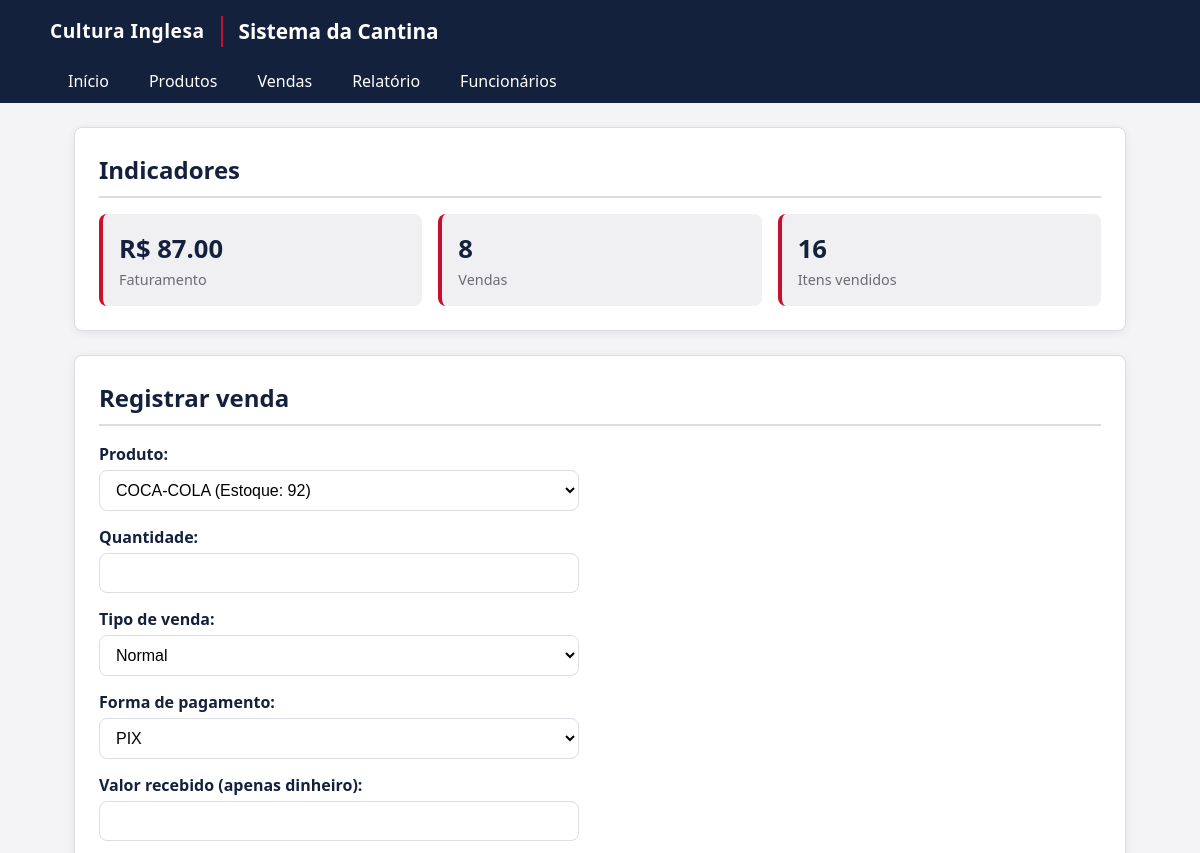
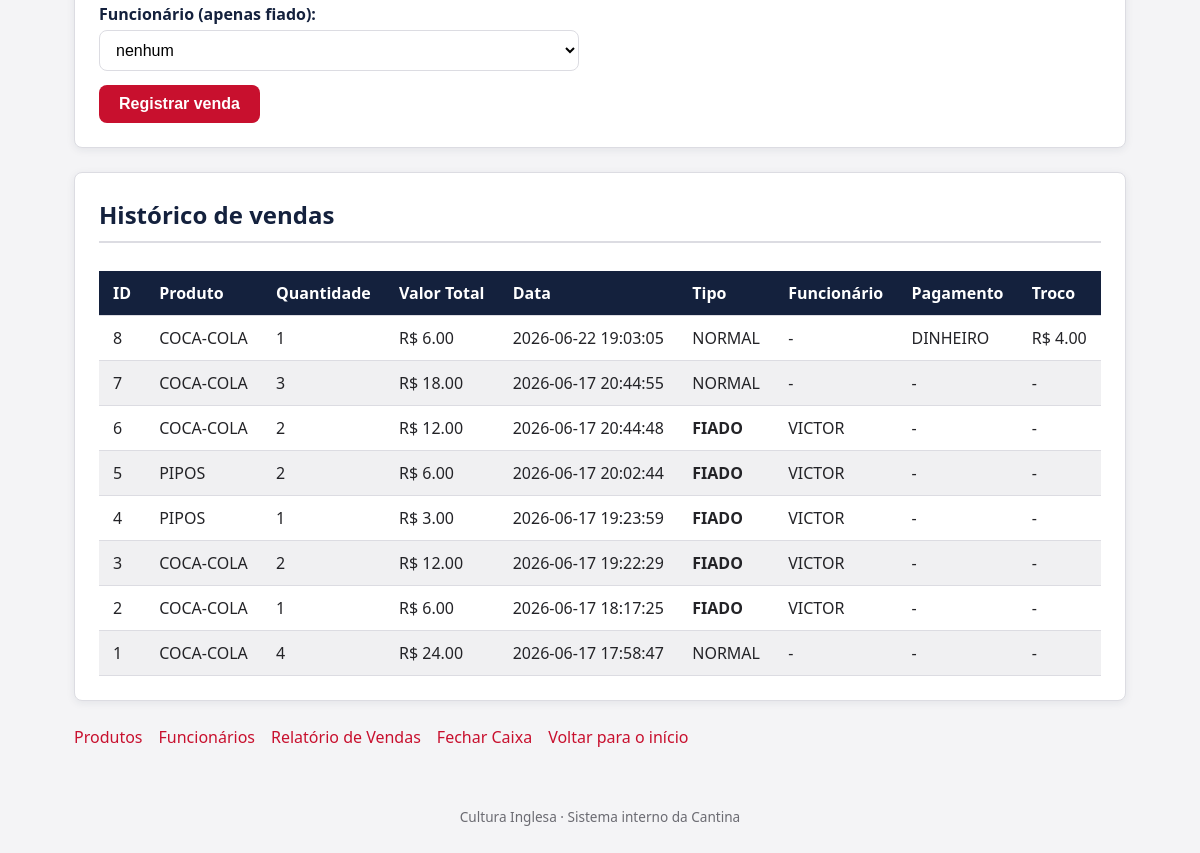
The page /vendas on the database as committed earlier (2 pictures, top to bottom).
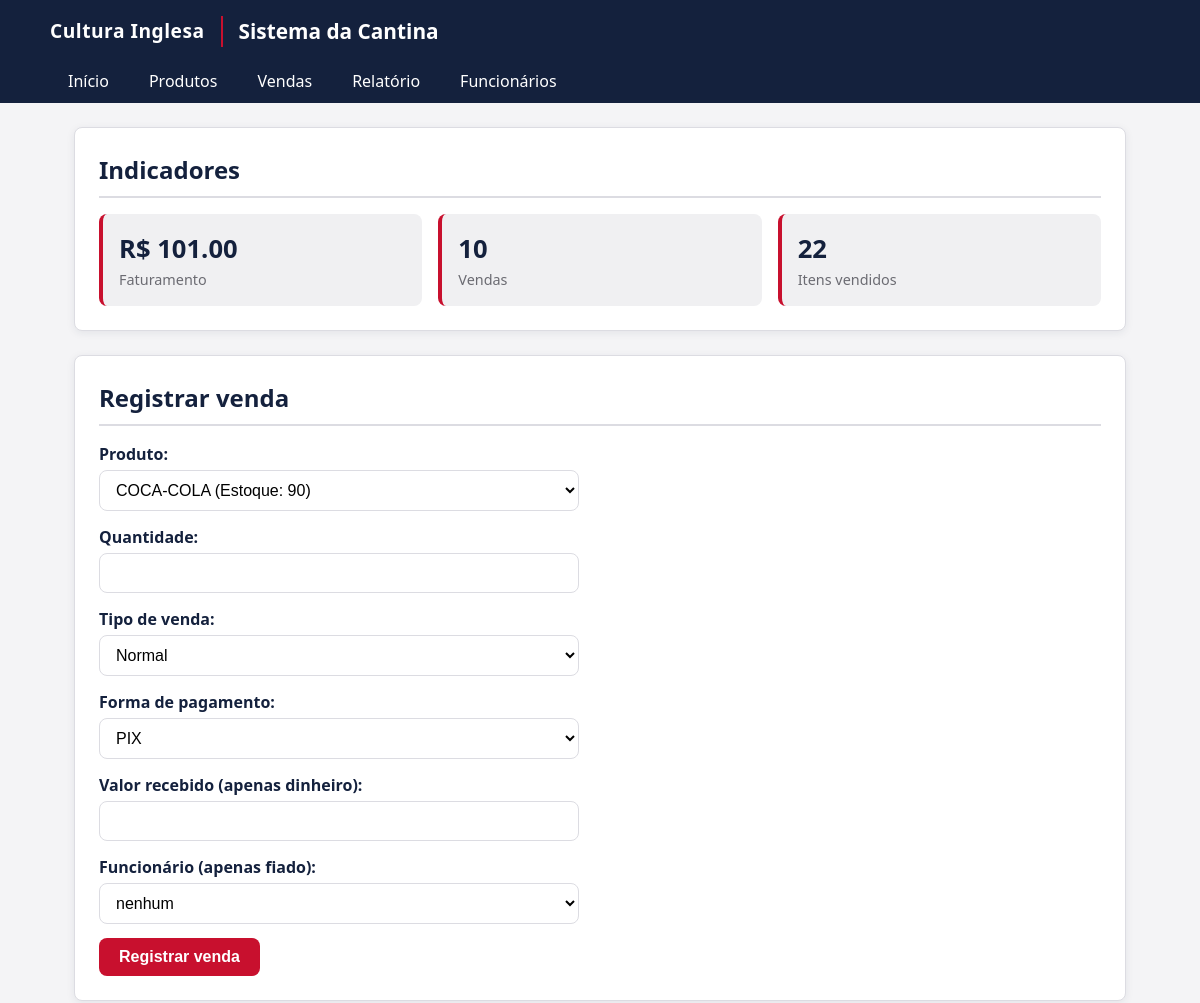
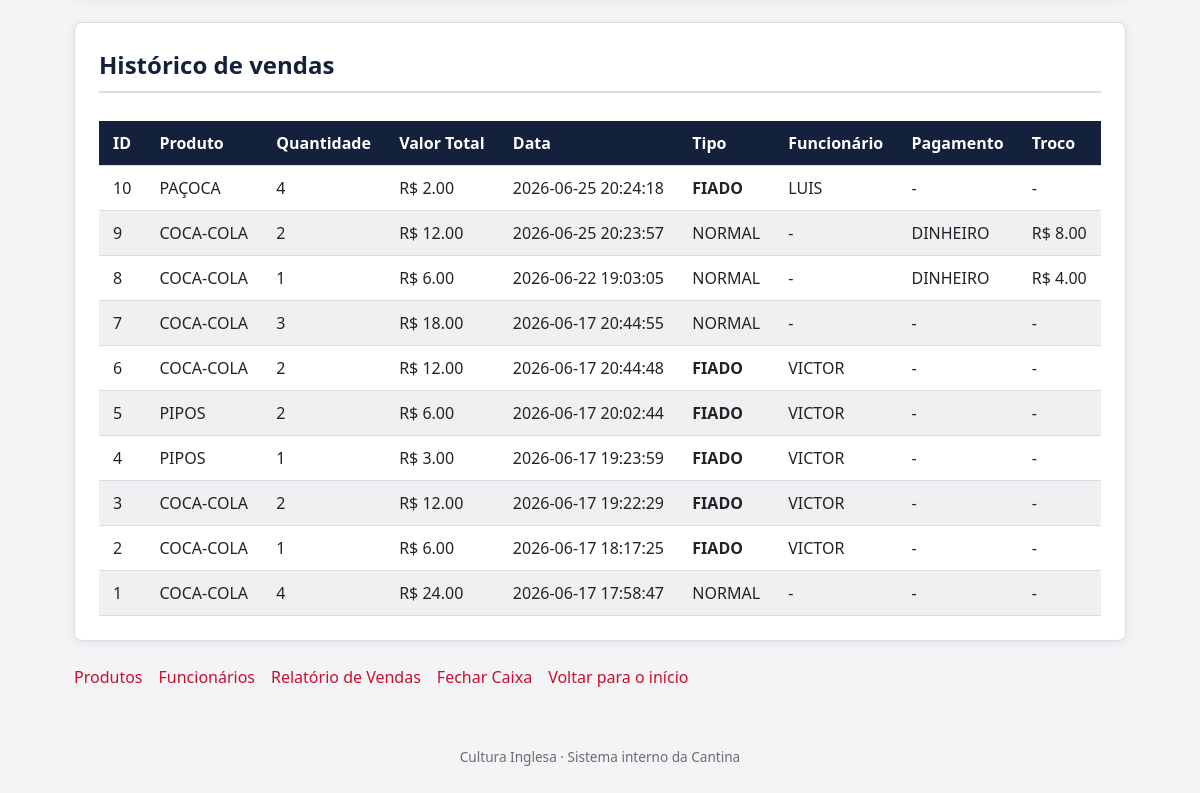
The same page on the database as committed later (2 pictures, top to bottom).
### tables this page shows
CREATE TABLE vendas (
    id INTEGER PRIMARY KEY AUTOINCREMENT,
    produto_id INTEGER,
    quantidade INTEGER,
    valor_total REAL,
    data_venda TIMESTAMP DEFAULT CURRENT_TIMESTAMP, tipo_venda TEXT DEFAULT 'NORMAL', funcionario_nome TEXT, forma_pagamento TEXT, valor_recebido REAL, troco REAL,
    FOREIGN KEY (produto_id) REFERENCES produtos(id)
);

CREATE TABLE produtos (
    id INTEGER PRIMARY KEY AUTOINCREMENT,
    nome TEXT NOT NULL,
    preco REAL NOT NULL,
    estoque INTEGER NOT NULL
);

### app.py (the view, shortened to what this page needs)
@app.route('/vendas', methods=['GET', 'POST'])
def vendas():
    conn = conectar()
    cursor = conn.cursor()
    cursor.execute("""
        SELECT id, nome, estoque
        FROM produtos
    """)
    produtos = cursor.fetchall()
    cursor.execute("""
        SELECT
            v.id,
            p.nome,
            v.quantidade,
            v.valor_total,
            v.data_venda,
            v.tipo_venda,
            v.funcionario_nome,
            v.forma_pagamento,
            v.troco
        FROM vendas v
        JOIN produtos p
            ON v.produto_id = p.id
        ORDER BY v.data_venda DESC
    """)
    vendas = cursor.fetchall()
    cursor.execute("""
        SELECT COALESCE(SUM(valor_total), 0)
        FROM vendas
    """)
    faturamento_total = cursor.fetchone()[0]
    cursor.execute("""
        SELECT COUNT(*)
        FROM vendas
    """)
    total_vendas = cursor.fetchone()[0]
    cursor.execute("""
        SELECT COALESCE(SUM(quantidade), 0)
        FROM vendas
    """)
    total_itens = cursor.fetchone()[0]
    cursor.execute("""
        SELECT id, nome
        FROM funcionarios
        ORDER BY nome
    """)
    funcionarios = cursor.fetchall()
    conn.close()
    return render_template(
        "vendas.html",
        produtos=produtos,
        vendas=vendas,
        faturamento_total=faturamento_total,
        total_vendas=total_vendas,
        total_itens=total_itens,
        funcionarios=funcionarios
    )

### app.py (called while the page is built)
def conectar():
    return sqlite3.connect("cantina2.db")

### templates/vendas.html (shortened to what this page needs)
{% extends "base.html" %}
{% block conteudo %}
    <div class="cartao">
        <h2 class="cartao-titulo">Indicadores</h2>
        <div class="indicadores">
            <div class="indicador">
                <div class="indicador-valor">R$ {{ "%.2f"|format(faturamento_total) }}</div>
                <div class="indicador-rotulo">Faturamento</div>
            </div>
            <div class="indicador">
                <div class="indicador-valor">{{ total_vendas }}</div>
                <div class="indicador-rotulo">Vendas</div>
            </div>
            <div class="indicador">
                <div class="indicador-valor">{{ total_itens }}</div>
                <div class="indicador-rotulo">Itens vendidos</div>
            </div>
        </div>
    </div>
    <div class="cartao">
        <h2 class="cartao-titulo">Registrar venda</h2>
        <form method="POST">
            <div class="campo">
                <label>Produto:</label>
                <select name="produto_id" required>
                    {% for p in produtos %}
                        <option value="{{ p[0] }}">
                            {{ p[1] }} (Estoque: {{ p[2] }})
                        </option>
                    {% endfor %}
                </select>
            </div>
            <div class="campo">
                <label>Quantidade:</label>
                <input type="number" name="quantidade" min="1" required>
            </div>
            <div class="campo">
                <label>Tipo de venda:</label>
                <select name="tipo_venda">
                    <option value="NORMAL">Normal</option>
                </select>
            </div>
            <div class="campo">
                <label>Forma de pagamento:</label>
                <select name="forma_pagamento">
                    <option value="PIX">PIX</option>
                </select>
            </div>
            <div class="campo">
                <label>Valor recebido (apenas dinheiro):</label>
                <input type="number" step="0.01" name="valor_recebido">
            </div>
            <div class="campo">
                <label>Funcionário (apenas fiado):</label>
                <select name="funcionario_nome">
                    <option value="">nenhum</option>
                </select>
            </div>
            <button type="submit">Registrar venda</button>
        </form>
    </div>
    <div class="cartao">
        <h2 class="cartao-titulo">Histórico de vendas</h2>
        {% if vendas and vendas|length > 0 %}
        <div class="tabela-wrapper">
            <table>
                <thead>
                    <tr>
                        <th>ID</th>
                        <th>Produto</th>
                        <th>Quantidade</th>
                        <th>Valor Total</th>
                        <th>Data</th>
                        <th>Tipo</th>
                        <th>Funcionário</th>
                        <th>Pagamento</th>
                        <th>Troco</th>
                    </tr>
                </thead>
                <tbody>
                    {% for v in vendas %}
                    <tr>
                        <td>{{ v[0] }}</td>
                        <td>{{ v[1] }}</td>
                        <td>{{ v[2] }}</td>
                        <td>R$ {{ "%.2f"|format(v[3]) }}</td>
                        <td>{{ v[4] }}</td>
                        <td>
                            {% if v[5] == "FIADO" %}
                                <strong>FIADO</strong>
                            {% else %}
                                NORMAL
                            {% endif %}
                        </td>
                        <td>{{ v[6] if v[6] else "-" }}</td>
                        <td>{{ v[7] if v[7] else "-" }}</td>
                        <td>
                            {% if v[8] %}
                                R$ {{ "%.2f"|format(v[8]) }}
                            {% else %}
                                -
                            {% endif %}
                        </td>
                    </tr>
                    {% endfor %}
                </tbody>
            </table>
        </div>
        {% else %}
            <p>Nenhuma venda registrada ainda.</p>
        {% endif %}
    </div>
    <div class="links-rodape-pagina">
        <a href="/produtos">Produtos</a>
        <a href="/funcionarios">Funcionários</a>
        <a href="/relatorio_vendas">Relatório de Vendas</a>
        <a href="/fechar_caixa">Fechar Caixa</a>
        <a href="/">Voltar para o início</a>
    </div>
{% endblock %}

### templates/base.html (shortened to what this page needs)
<!DOCTYPE html>
<html lang="pt-br">
<head>
    <link rel="stylesheet" href="{{ url_for('static', filename='style.css') }}">
</head>
<body>
    <header class="cabecalho">
        <div class="cabecalho-conteudo">
            <a href="/" class="logo-area">
                <span class="logo-texto-fallback" style="display:none;">Cultura Inglesa</span>
            </a>
            <h1 class="titulo-sistema">Sistema da Cantina</h1>
        </div>
        <nav class="menu-principal">
            <a href="/">Início</a>
            <a href="/produtos">Produtos</a>
            <a href="/vendas">Vendas</a>
            <a href="/relatorio_vendas">Relatório</a>
            <a href="/funcionarios">Funcionários</a>
        </nav>
    </header>
    <main class="conteudo">
        {% block conteudo %}{% endblock %}
    </main>
    <footer class="rodape">
        <p>Cultura Inglesa &middot; Sistema interno da Cantina</p>
    </footer>
</body>
</html>

### static/style.css (style rules this page uses)
:root { --vermelho-principal: #C8102E; --vermelho-escuro: #960C22; --azul-marinho: #14213D; --branco: #FFFFFF; --cinza-fundo: #F4F4F6; --cinza-borda: #DCDCE2; --cinza-claro: #F0F0F2; --texto-principal: #232327; --texto-secundario: #6B6B72; --sucesso: #2E7D32; --alerta: #B8860B; --sombra: 0 2px 8px rgba(20, 33, 61, 0.08); --raio: 8px; }
* { box-sizing: border-box; }
body { margin: 0; font-family: "Segoe UI", Arial, Helvetica, sans-serif; background-color: var(--cinza-fundo); color: var(--texto-principal); line-height: 1.5; }
h1, h2, h3 { color: var(--azul-marinho); margin-top: 0; }
a { color: var(--vermelho-principal); text-decoration: none; }
.cabecalho { background-color: var(--azul-marinho); color: var(--branco); padding: 16px 24px 0; }
.cabecalho-conteudo { display: flex; align-items: center; gap: 16px; max-width: 1100px; margin: 0 auto; }
.logo-area { display: flex; align-items: center; }
.logo-texto-fallback { color: var(--branco); font-weight: bold; font-size: 1.2rem; letter-spacing: 0.5px; }
.titulo-sistema { color: var(--branco); font-size: 1.3rem; margin: 0; border-left: 2px solid var(--vermelho-principal); padding-left: 16px; }
.menu-principal { max-width: 1100px; margin: 12px auto 0; display: flex; flex-wrap: wrap; gap: 4px; }
.menu-principal a { color: var(--branco); padding: 10px 18px; border-radius: var(--raio) var(--raio) 0 0; font-weight: 500; }
.conteudo { max-width: 1100px; margin: 24px auto; padding: 0 24px; }
.cartao { background-color: var(--branco); border: 1px solid var(--cinza-borda); border-radius: var(--raio); box-shadow: var(--sombra); padding: 24px; margin-bottom: 24px; }
.cartao-titulo { border-bottom: 2px solid var(--cinza-borda); padding-bottom: 8px; margin-bottom: 16px; }
.indicadores { display: flex; flex-wrap: wrap; gap: 16px; }
.indicador { flex: 1; min-width: 180px; background-color: var(--cinza-claro); border-left: 4px solid var(--vermelho-principal); border-radius: var(--raio); padding: 16px; }
.indicador-valor { font-size: 1.6rem; font-weight: bold; color: var(--azul-marinho); }
.indicador-rotulo { color: var(--texto-secundario); font-size: 0.9rem; }
.links-rodape-pagina { display: flex; flex-wrap: wrap; gap: 16px; margin-top: 8px; }
form { display: flex; flex-direction: column; gap: 14px; max-width: 480px; }
label { font-weight: 600; color: var(--azul-marinho); margin-bottom: 4px; display: block; }
input[type="text"], input[type="number"], select { width: 100%; padding: 10px 12px; border: 1px solid var(--cinza-borda); border-radius: var(--raio); font-size: 1rem; background-color: var(--branco); }
.campo { display: flex; flex-direction: column; }
button, .botao { background-color: var(--vermelho-principal); color: var(--branco); border: none; padding: 10px 20px; border-radius: var(--raio); font-size: 1rem; font-weight: 600; cursor: pointer; align-self: flex-start; transition: background-color 0.15s ease-in-out; }
.tabela-wrapper { overflow-x: auto; }
table { width: 100%; border-collapse: collapse; margin-top: 12px; }
th, td { padding: 10px 14px; text-align: left; border-bottom: 1px solid var(--cinza-borda); }
th { background-color: var(--azul-marinho); color: var(--branco); font-weight: 600; }
tbody tr:nth-child(even) { background-color: var(--cinza-claro); }
.rodape { text-align: center; color: var(--texto-secundario); font-size: 0.85rem; padding: 20px; }

Rows that differ between the two databases and show on the page:
added vendas: id "10", nome "PAÇOCA", quantidade "4", valor_total "2.00", data_venda "2026-06-25 20:24:18", tipo_venda "FIADO", funcionario_nome "LUIS", v "-"
added vendas: id "9", nome "COCA-COLA", quantidade "2", valor_total "12.00", data_venda "2026-06-25 20:23:57", tipo_venda "NORMAL", funcionario_nome "-", forma_pagamento "DINHEIRO", troco "8.00"
Other text that changed with them:
{{ "%.2f"|format(faturamento_total) }}: "87.00" → "101.00"
{{ total_vendas }}: "8" → "10"
{{ total_itens }}: "16" → "22"
form field produto_id: "COCA-COLA (Estoque: 92)" → "COCA-COLA (Estoque: 90)"
